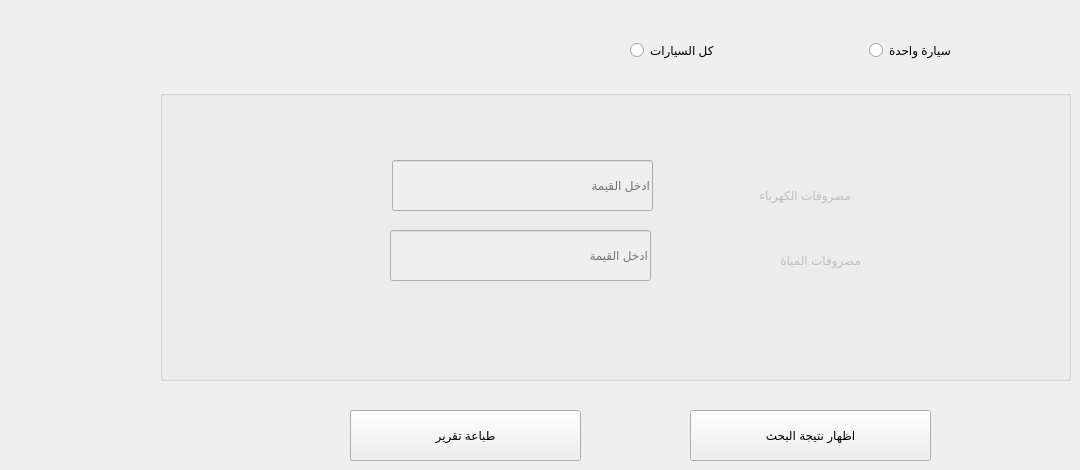
      <widget class="QWidget" name="tab_19">
       <attribute name="title">
        <string>الكهرباء والمياة</string>
       </attribute>
       <widget class="QGroupBox" name="groupBox_33">
        <property name="enabled">
         <bool>false</bool>
        </property>
        <property name="geometry">
         <rect>
          <x>160</x>
          <y>90</y>
          <width>911</width>
          <height>291</height>
         </rect>
        </property>
        <property name="title">
         <string/>
        </property>
        <widget class="QLineEdit" name="le_elctric_value_2">
         <property name="geometry">
          <rect>
           <x>232</x>
           <y>70</y>
           <width>261</width>
           <height>51</height>
          </rect>
         </property>
         <property name="placeholderText">
          <string>ادخل القيمة</string>
         </property>
        </widget>
        <widget class="QLineEdit" name="le_water_water_value_2">
         <property name="geometry">
          <rect>
           <x>230</x>
           <y>140</y>
           <width>261</width>
           <height>51</height>
          </rect>
         </property>
         <property name="placeholderText">
          <string>ادخل القيمة</string>
         </property>
        </widget>
        <widget class="QLabel" name="label_31">
         <property name="geometry">
          <rect>
           <x>550</x>
           <y>150</y>
           <width>151</width>
           <height>41</height>
          </rect>
         </property>
         <property name="text">
          <string>مصروفات المياة</string>
         </property>
        </widget>
        <widget class="QLabel" name="label_32">
         <property name="geometry">
          <rect>
           <x>550</x>
           <y>80</y>
           <width>141</width>
           <height>51</height>
          </rect>
         </property>
         <property name="text">
          <string>مصروفات الكهرباء</string>
         </property>
        </widget>
       </widget>
       <widget class="QRadioButton" name="radioButton_17">
        <property name="geometry">
         <rect>
          <x>869</x>
          <y>40</y>
          <width>111</width>
          <height>21</height>
         </rect>
        </property>
        <property name="text">
         <string>سيارة واحدة</string>
        </property>
       </widget>
       <widget class="QRadioButton" name="radioButton_18">
        <property name="geometry">
         <rect>
          <x>630</x>
          <y>40</y>
          <width>101</width>
          <height>21</height>
         </rect>
        </property>
        <property name="text">
         <string>كل السيارات</string>
        </property>
       </widget>
       <widget class="QPushButton" name="btn_save_17">
        <property name="geometry">
         <rect>
          <x>350</x>
          <y>410</y>
          <width>231</width>
          <height>51</height>
         </rect>
        </property>
        <property name="toolTip">
         <string>اضغط لحفظ البيانات</string>
        </property>
        <property name="text">
         <string>طباعة تقرير</string>
        </property>
       </widget>
       <widget class="QPushButton" name="btn_save_24">
        <property name="geometry">
         <rect>
          <x>690</x>
          <y>410</y>
          <width>241</width>
          <height>51</height>
         </rect>
        </property>
        <property name="toolTip">
         <string>اضغط لحفظ البيانات</string>
        </property>
        <property name="text">
         <string>اظهار نتيجة البحث</string>
        </property>
       </widget>
      </widget>
